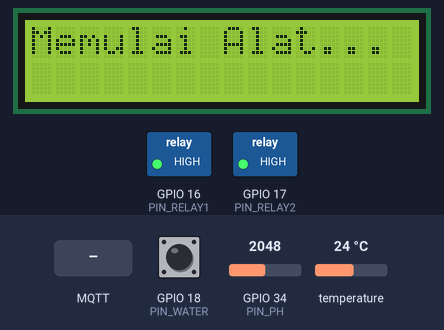
Simulated run of this sketch. Board: ESP32. Shown: 16×2 character LCD, switched loads named in the sketch (green lamp = pin HIGH). The test bench sets the inputs (shaded band); at power-on: GPIO 18 (PIN_WATER) HIGH, GPIO 34 (PIN_PH) = 2048, temperature 24 °C. WiFi joins after 1.5 s; servers stay silent unless stated; random numbers use the default seed unless the sketch sets one; no MQTT or app messages arrive unless stated. At 13.0 s the program restarts the board; the recording ends there.

Above: at 1.6 s.
At 11.4 s:
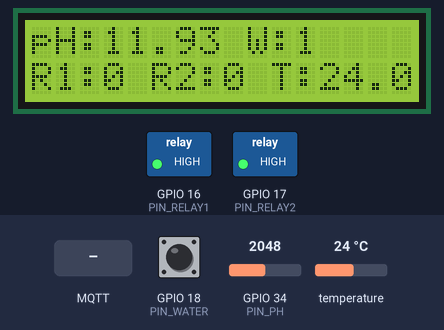
11.5 s: MQTT message "RESTART" arrives on the third subscribed topic
At 12.2 s:
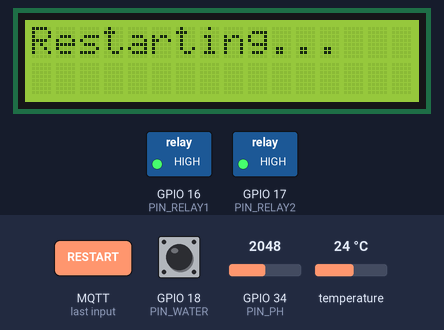
Timing chart, 0 to 13.0 s (numbered marks = the images above; inputs shaded):
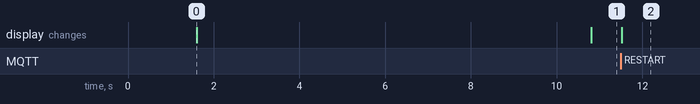

Measured:
- after the input at 11.5 s, the display: changes at once (image 2)
- what the display in image 0 shows lasts 9.2 s, from 1.6 s to 10.8 s

The sketch:

barto-akhir.ino
```cpp
#include <WiFi.h>
#include <WiFiManager.h>
#include <PubSubClient.h>
#include <Wire.h>
#include <LiquidCrystal_I2C.h>
#include <OneWire.h>
#include <DallasTemperature.h>

LiquidCrystal_I2C lcd(0x27, 16, 2);

// ====================================================================
// ----- KONEKSI & TOPIK MQTT -----
// ====================================================================
const char* mqtt_server   = "103.93.132.90";
const int mqtt_port       = 1883;
const char* mqtt_user     = "bartoo";
const char* mqtt_pass     = "barto12345";

const char* TOPIC_PH      = "barto/ta/alat1/ph";
const char* TOPIC_TEMP    = "barto/ta/alat1/temp";
const char* TOPIC_WATER   = "barto/ta/alat1/water";
const char* TOPIC_RELAY1  = "barto/ta/alat1/relay1";
const char* TOPIC_RELAY2  = "barto/ta/alat1/relay2";

const char* TOPIC_CMD_RELAY1  = "barto/ta/alat1/cmd/relay1";
const char* TOPIC_CMD_RELAY2  = "barto/ta/alat1/cmd/relay2";
const char* TOPIC_CMD_RESTART = "barto/ta/alat1/cmd/restart";

// ====================================================================
// ----- Definisi Pin Hardware -----
#define PIN_PH 34
#define PIN_TEMP 4
#define PIN_RELAY1 16
#define PIN_RELAY2 17
#define PIN_WATER 18

OneWire oneWire(PIN_TEMP);
DallasTemperature sensors(&oneWire);

WiFiClient espClient;
PubSubClient client(espClient);

unsigned long lastMQTTCheck = 0;
unsigned long lastSample = 0;
unsigned long lastUpdate = 0;

float sumVoltage = 0;
int sampleCount = 0;
float avgVoltage = 0;
float ph = 0;
float temp = 0;

// ----- Median Filter -----
float readPHVoltage() {
  int buf[10];
  for (int i = 0; i < 10; i++) {
    buf[i] = analogRead(PIN_PH);
    delay(5);
  }
  for (int i = 0; i < 9; i++) {
    for (int j = i + 1; j < 10; j++) {
      if (buf[i] > buf[j]) {
        int t = buf[i]; buf[i] = buf[j]; buf[j] = t;
      }
    }
  }
  float adc = 0;
  for (int i = 2; i < 8; i++) { adc += buf[i]; }
  adc /= 6.0;
  return adc * (3.3 / 4095.0);
}

// ----- Callback MQTT -----
void mqttCallback(char* topic, byte* payload, unsigned int length) {
  String msg = "";
  for (int i = 0; i < length; i++) { msg += (char)payload[i]; }

  if (String(topic) == TOPIC_CMD_RELAY1) {
    if (msg == "ON" || msg == "on") digitalWrite(PIN_RELAY1, LOW);
    else if (msg == "OFF" || msg == "off") digitalWrite(PIN_RELAY1, HIGH);
  }
  else if (String(topic) == TOPIC_CMD_RELAY2) {
    if (msg == "ON" || msg == "on") digitalWrite(PIN_RELAY2, LOW);
    else if (msg == "OFF" || msg == "off") digitalWrite(PIN_RELAY2, HIGH);
  }
  else if (String(topic) == TOPIC_CMD_RESTART) {
    if (msg == "RESTART" || msg == "restart") {
      digitalWrite(PIN_RELAY1, HIGH);
      digitalWrite(PIN_RELAY2, HIGH);
      lcd.clear(); lcd.setCursor(0, 0); lcd.print("Restarting...");
      delay(1500);
      ESP.restart();
    }
  }
}

// ----- Non-Blocking MQTT Reconnect -----
void handleMQTT() {
  if (!client.connected()) {
    if (millis() - lastMQTTCheck >= 5000) {
      lastMQTTCheck = millis();
      String clientId = "ESP32Client-" + String(random(0xffff), HEX);

      // Menghubungkan ke MQTT dengan Username dan Password
      if (client.connect(clientId.c_str(), mqtt_user, mqtt_pass)) {
        client.subscribe(TOPIC_CMD_RELAY1);
        client.subscribe(TOPIC_CMD_RELAY2);
        client.subscribe(TOPIC_CMD_RESTART);
      }
    }
  } else {
    client.loop();
  }
}

void setup() {
  Serial.begin(115200);

  pinMode(PIN_RELAY1, OUTPUT);
  pinMode(PIN_RELAY2, OUTPUT);
  digitalWrite(PIN_RELAY1, HIGH);
  digitalWrite(PIN_RELAY2, HIGH);
  pinMode(PIN_WATER, INPUT_PULLUP);

  Wire.begin(21, 22);
  lcd.init(); lcd.backlight();

  WiFiManager wm;
  lcd.print("Konek AP: ALAT_1");
  if(!wm.autoConnect("ALAT_1")) ESP.restart();

  lcd.clear(); lcd.print("Memulai Alat...");
  delay(2000);

  sensors.begin();
  client.setServer(mqtt_server, mqtt_port);
  client.setCallback(mqttCallback);
}

void loop() {
  handleMQTT();

  // ==============================================================
  // 🚀 REFLEKS HARDWARE (SAFETY CUT-OFF ANTI BANJIR)
  // Berjalan seketika tanpa jeda waktu.
  // Jika Pompa Isi (R2) sedang ON (LOW) dan Sensor Air Penuh (1)
  // ==============================================================
  if (digitalRead(PIN_RELAY2) == LOW && digitalRead(PIN_WATER) == 1) {
    digitalWrite(PIN_RELAY2, HIGH); // LANGSUNG MATIKAN POMPA

    // Segera kirim update kilat ke MQTT agar web & Node-RED tahu
    if (client.connected()) {
      client.publish(TOPIC_WATER, "1");
      client.publish(TOPIC_RELAY2, "OFF");
    }
    Serial.println("[SAFETY] Air Penuh! Pompa Pengisian (R2) Dimatikan Seketika.");
  }

  // ===== Sampling pH tiap 100ms =====
  if (millis() - lastSample >= 100) {
    lastSample = millis();
    sumVoltage += readPHVoltage();
    sampleCount++;
  }

  // ===== Update Data Rutin tiap 10 detik =====
  if (millis() - lastUpdate >= 10000) {
    lastUpdate = millis();

    sensors.requestTemperatures();
    temp = sensors.getTempCByIndex(0);
    avgVoltage = sumVoltage / sampleCount;

    // Kalibrasi pH
    float v4 = 3.156, v7 = 2.521, v9 = 2.123;
    if (avgVoltage > v7) ph = 6.86 - ((avgVoltage - v7) * (6.86 - 4.01) / (v4 - v7));
    else ph = 6.86 + ((v7 - avgVoltage) * (9.18 - 6.86) / (v7 - v9));

    int waterState = digitalRead(PIN_WATER);
    String r1Status = (digitalRead(PIN_RELAY1) == LOW) ? "ON" : "OFF";
    String r2Status = (digitalRead(PIN_RELAY2) == LOW) ? "ON" : "OFF";

    if (client.connected()) {
      char payload[10];
      dtostrf(ph, 1, 2, payload);
      client.publish(TOPIC_PH, payload);

      dtostrf(temp, 1, 1, payload);
      client.publish(TOPIC_TEMP, payload);

      client.publish(TOPIC_WATER, String(waterState).c_str());
      client.publish(TOPIC_RELAY1, r1Status.c_str());
      client.publish(TOPIC_RELAY2, r2Status.c_str());
    }

    // LCD Tampilan
    lcd.clear();
    lcd.setCursor(0,0);
    lcd.print("pH:"); lcd.print(ph, 2);
    lcd.print(" W:"); lcd.print(waterState);
    lcd.setCursor(0,1);
    lcd.print("R1:"); lcd.print(r1Status == "ON" ? "1" : "0");
    lcd.print(" R2:"); lcd.print(r2Status == "ON" ? "1" : "0");
    lcd.print(" T:"); lcd.print(temp, 1);

    sumVoltage = 0; sampleCount = 0;
  }
}
```
